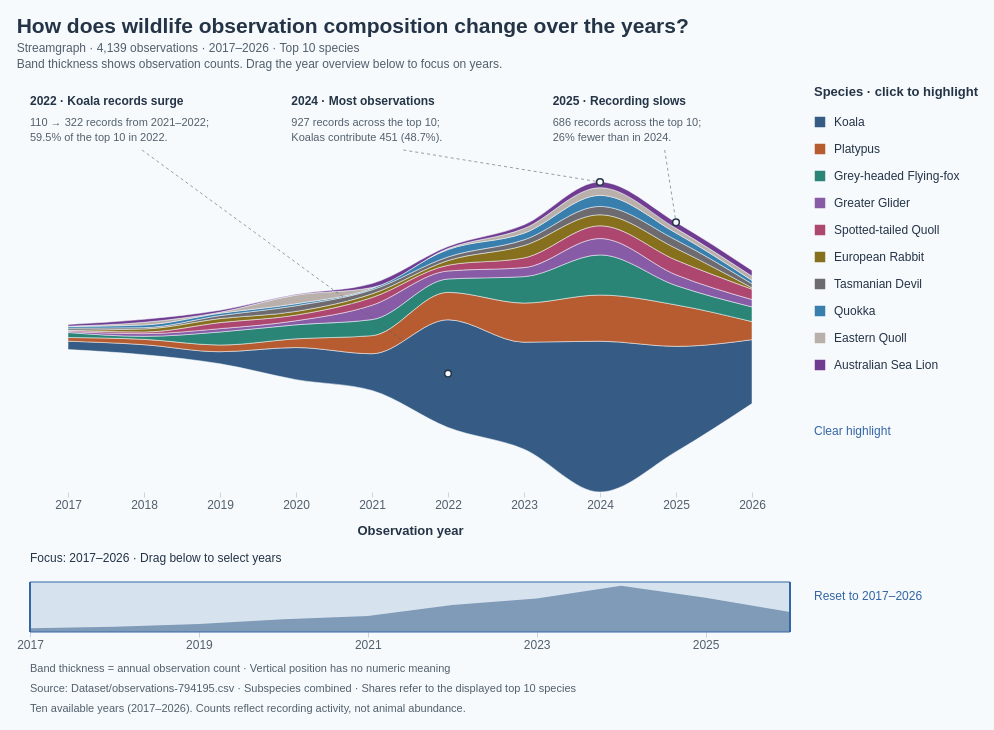

Describe this chart as a Vega-Lite specification.
### Vega specification from a JSON file in a GitHub repository (floating-point values rounded to 4 significant figures)
{"$schema": "https://vega.github.io/schema/vega/v5.json", "description": "Streamgraph of wildlife observation composition in 2017–2026, showing the top ten species selected within the selected observation years, with 4,139 records in the displayed ten available years. Source: Dataset/observations-794195.csv. Species selected by observation count in the selected years; subspecies combined by the first two scientific-name components. Includes records without coordinates. Zero-count species-years retained. Annual counts use observation dates. A centered stack gives a streamgraph: band thickness represents observation count; vertical band position has no numeric meaning. Monotone interpolation smoothly connects the recorded annual values; curves between years are visual interpolation, not additional observations. Tooltip shares use the total of the displayed ten species in the given year. Hover or click bands or legend to highlight; click again, Clear highlight, or Escape clears selection. Counts reflect recording activity, not animal abundance. Drag the annual-total overview below the chart to select an inclusive observation-year range; use Reset to restore 2017–2026. Legend totals cover the full period. Species colours match the ten-species palette in BumpChart.vg.json; species selection uses the selected years; annual counts and legend totals cover 2017–2026. Three in-chart annotations highlight the 2022 Koala increase, the 2024 annual-total peak, and the 2025 decline; anchors use the current centered stack and annotations hide when their year is outside the focus range. Uses the 10 most recent available observation years (2017–2026), including partial 2026.", "width": 760, "height": 400, "padding": 16, "background": "#f7fafc", "title": {"text": "How does wildlife observation composition change over the years?", "subtitle": ["Streamgraph · 4,139 observations · 2017–2026 · Top 10 species", "Band thickness shows observation counts. Drag the year overview below to focus on years."], "anchor": "start", "font": "Arial", "fontSize": 21, "color": "#243447", "subtitleFont": "Arial", "subtitleFontSize": 12, "subtitleColor": "#52606d", "offset": 16, "subtitlePadding": 6, "subtitleLineHeight": 16}, "signals": [{"name": "minYear", "value": 2017}, {"name": "maxYear", "value": 2026}, {"name": "yearRange", "value": [2017, 2026], "on": [{"events": "@brushTarget:mousedown", "update": "[round(clamp(invert('overviewX', x()), minYear, maxYear)), round(clamp(invert('overviewX', x()), minYear, maxYear))]"}, {"events": "[@brushTarget:mousedown, window:mouseup] > window:mousemove!", "update": "[min(brushAnchor, round(clamp(invert('overviewX', x()), minYear, maxYear))), max(brushAnchor, round(clamp(invert('overviewX', x()), minYear, maxYear)))]"}, {"events": "@resetYears:click", "update": "[minYear, maxYear]"}]}, {"name": "brushAnchor", "value": 2017, "on": [{"events": "@brushTarget:mousedown", "update": "round(clamp(invert('overviewX', x()), minYear, maxYear))"}]}, {"name": "hoveredSpecies", "value": null, "on": [{"events": "@speciesAreas:mouseover, @yearPoints:mouseover, @legendSymbols:mouseover, @legendLabels:mouseover", "update": "datum.species"}, {"events": "@speciesAreas:mouseout, @yearPoints:mouseout, @legendSymbols:mouseout, @legendLabels:mouseout", "update": "null"}]}, {"name": "selectedSpecies", "value": null, "on": [{"events": "@speciesAreas:click, @yearPoints:click, @legendSymbols:click, @legendLabels:click", "update": "selectedSpecies == datum.species ? null : datum.species"}, {"events": "@clearHighlight:click", "update": "null"}, {"events": "window:keydown[event.key === 'Escape']", "update": "null"}]}, {"name": "activeSpecies", "update": "hoveredSpecies != null ? hoveredSpecies : selectedSpecies"}], "data": [{"name": "annualCounts", "values": [{"year": 2017, "species": "Koala", "count": 25, "order": 0}, {"year": 2017, "species": "Platypus", "count": 11, "order": 1}, {"year": 2017, "species": "Grey-headed Flying-fox", "count": 15, "order": 2}, {"year": 2017, "species": "Greater Glider", "count": 3, "order": 3}, {"year": 2017, "species": "Spotted-tailed Quoll", "count": 3, "order": 4}, {"year": 2017, "species": "European Rabbit", "count": 1, "order": 5}, {"year": 2017, "species": "Tasmanian Devil", "count": 6, "order": 6}, {"year": 2017, "species": "Quokka", "count": 5, "order": 7}, {"year": 2017, "species": "Eastern Quoll", "count": 1, "order": 8}, {"year": 2017, "species": "Australian Sea Lion", "count": 5, "order": 9}, {"year": 2018, "species": "Koala", "count": 30, "order": 0}, {"year": 2018, "species": "Platypus", "count": 16, "order": 1}, {"year": 2018, "species": "Grey-headed Flying-fox", "count": 9, "order": 2}, {"year": 2018, "species": "Greater Glider", "count": 8, "order": 3}, {"year": 2018, "species": "Spotted-tailed Quoll", "count": 5, "order": 4}, {"year": 2018, "species": "European Rabbit", "count": 9, "order": 5}, {"year": 2018, "species": "Tasmanian Devil", "count": 4, "order": 6}, {"year": 2018, "species": "Quokka", "count": 8, "order": 7}, {"year": 2018, "species": "Eastern Quoll", "count": 8, "order": 8}, {"year": 2018, "species": "Australian Sea Lion", "count": 9, "order": 9}, {"year": 2019, "species": "Koala", "count": 36, "order": 0}, {"year": 2019, "species": "Platypus", "count": 20, "order": 1}, {"year": 2019, "species": "Grey-headed Flying-fox", "count": 39, "order": 2}, {"year": 2019, "species": "Greater Glider", "count": 10, "order": 3}, {"year": 2019, "species": "Spotted-tailed Quoll", "count": 18, "order": 4}, {"year": 2019, "species": "European Rabbit", "count": 12, "order": 5}, {"year": 2019, "species": "Tasmanian Devil", "count": 9, "order": 6}, {"year": 2019, "species": "Quokka", "count": 7, "order": 7}, {"year": 2019, "species": "Eastern Quoll", "count": 3, "order": 8}, {"year": 2019, "species": "Australian Sea Lion", "count": 6, "order": 9}, {"year": 2020, "species": "Koala", "count": 96, "order": 0}, {"year": 2020, "species": "Platypus", "count": 26, "order": 1}, {"year": 2020, "species": "Grey-headed Flying-fox", "count": 42, "order": 2}, {"year": 2020, "species": "Greater Glider", "count": 12, "order": 3}, {"year": 2020, "species": "Spotted-tailed Quoll", "count": 17, "order": 4}, {"year": 2020, "species": "European Rabbit", "count": 11, "order": 5}, {"year": 2020, "species": "Tasmanian Devil", "count": 17, "order": 6}, {"year": 2020, "species": "Quokka", "count": 6, "order": 7}, {"year": 2020, "species": "Eastern Quoll", "count": 26, "order": 8}, {"year": 2020, "species": "Australian Sea Lion", "count": 2, "order": 9}, {"year": 2021, "species": "Koala", "count": 110, "order": 0}, {"year": 2021, "species": "Platypus", "count": 54, "order": 1}, {"year": 2021, "species": "Grey-headed Flying-fox", "count": 48, "order": 2}, {"year": 2021, "species": "Greater Glider", "count": 43, "order": 3}, {"year": 2021, "species": "Spotted-tailed Quoll", "count": 23, "order": 4}, {"year": 2021, "species": "European Rabbit", "count": 11, "order": 5}, {"year": 2021, "species": "Tasmanian Devil", "count": 12, "order": 6}, {"year": 2021, "species": "Quokka", "count": 4, "order": 7}, {"year": 2021, "species": "Eastern Quoll", "count": 3, "order": 8}, {"year": 2021, "species": "Australian Sea Lion", "count": 12, "order": 9}, {"year": 2022, "species": "Koala", "count": 322, "order": 0}, {"year": 2022, "species": "Platypus", "count": 82, "order": 1}, {"year": 2022, "species": "Grey-headed Flying-fox", "count": 40, "order": 2}, {"year": 2022, "species": "Greater Glider", "count": 24, "order": 3}, {"year": 2022, "species": "Spotted-tailed Quoll", "count": 17, "order": 4}, {"year": 2022, "species": "European Rabbit", "count": 14, "order": 5}, {"year": 2022, "species": "Tasmanian Devil", "count": 11, "order": 6}, {"year": 2022, "species": "Quokka", "count": 22, "order": 7}, {"year": 2022, "species": "Eastern Quoll", "count": 3, "order": 8}, {"year": 2022, "species": "Australian Sea Lion", "count": 6, "order": 9}, {"year": 2023, "species": "Koala", "count": 320, "order": 0}, {"year": 2023, "species": "Platypus", "count": 117, "order": 1}, {"year": 2023, "species": "Grey-headed Flying-fox", "count": 79, "order": 2}, {"year": 2023, "species": "Greater Glider", "count": 27, "order": 3}, {"year": 2023, "species": "Spotted-tailed Quoll", "count": 29, "order": 4}, {"year": 2023, "species": "European Rabbit", "count": 37, "order": 5}, {"year": 2023, "species": "Tasmanian Devil", "count": 17, "order": 6}, {"year": 2023, "species": "Quokka", "count": 20, "order": 7}, {"year": 2023, "species": "Eastern Quoll", "count": 14, "order": 8}, {"year": 2023, "species": "Australian Sea Lion", "count": 11, "order": 9}, {"year": 2024, "species": "Koala", "count": 451, "order": 0}, {"year": 2024, "species": "Platypus", "count": 138, "order": 1}, {"year": 2024, "species": "Grey-headed Flying-fox", "count": 120, "order": 2}, {"year": 2024, "species": "Greater Glider", "count": 49, "order": 3}, {"year": 2024, "species": "Spotted-tailed Quoll", "count": 38, "order": 4}, {"year": 2024, "species": "European Rabbit", "count": 33, "order": 5}, {"year": 2024, "species": "Tasmanian Devil", "count": 25, "order": 6}, {"year": 2024, "species": "Quokka", "count": 33, "order": 7}, {"year": 2024, "species": "Eastern Quoll", "count": 23, "order": 8}, {"year": 2024, "species": "Australian Sea Lion", "count": 17, "order": 9}, {"year": 2025, "species": "Koala", "count": 315, "order": 0}, {"year": 2025, "species": "Platypus", "count": 124, "order": 1}, {"year": 2025, "species": "Grey-headed Flying-fox", "count": 58, "order": 2}, {"year": 2025, "species": "Greater Glider", "count": 32, "order": 3}, {"year": 2025, "species": "Spotted-tailed Quoll", "count": 44, "order": 4}, {"year": 2025, "species": "European Rabbit", "count": 35, "order": 5}, {"year": 2025, "species": "Tasmanian Devil", "count": 25, "order": 6}, {"year": 2025, "species": "Quokka", "count": 21, "order": 7}, {"year": 2025, "species": "Eastern Quoll", "count": 14, "order": 8}, {"year": 2025, "species": "Australian Sea Lion", "count": 18, "order": 9}, {"year": 2026, "species": "Koala", "count": 191, "order": 0}, {"year": 2026, "species": "Platypus", "count": 54, "order": 1}, {"year": 2026, "species": "Grey-headed Flying-fox", "count": 44, "order": 2}, {"year": 2026, "species": "Greater Glider", "count": 22, "order": 3}, {"year": 2026, "species": "Spotted-tailed Quoll", "count": 31, "order": 4}, {"year": 2026, "species": "European Rabbit", "count": 4, "order": 5}, {"year": 2026, "species": "Tasmanian Devil", "count": 12, "order": 6}, {"year": 2026, "species": "Quokka", "count": 10, "order": 7}, {"year": 2026, "species": "Eastern Quoll", "count": 13, "order": 8}, {"year": 2026, "species": "Australian Sea Lion", "count": 17, "order": 9}]}, {"name": "legendEntries", "values": [{"species": "Koala", "order": 0, "total": 1896}, {"species": "Platypus", "order": 1, "total": 642}, {"species": "Grey-headed Flying-fox", "order": 2, "total": 494}, {"species": "Greater Glider", "order": 3, "total": 230}, {"species": "Spotted-tailed Quoll", "order": 4, "total": 225}, {"species": "European Rabbit", "order": 5, "total": 167}, {"species": "Tasmanian Devil", "order": 6, "total": 138}, {"species": "Quokka", "order": 7, "total": 136}, {"species": "Eastern Quoll", "order": 8, "total": 108}, {"species": "Australian Sea Lion", "order": 9, "total": 103}]}, {"name": "focusedCounts", "source": "annualCounts", "transform": [{"type": "filter", "expr": "datum.year >= yearRange[0] && datum.year <= yearRange[1]"}, {"type": "joinaggregate", "groupby": ["year"], "fields": ["count"], "ops": ["sum"], "as": ["yearTotal"]}, {"type": "stack", "groupby": ["year"], "field": "count", "sort": {"field": "order", "order": "ascending"}, "as": ["y0", "y1"], "offset": "center"}]}, {"name": "yearTotals", "source": "annualCounts", "transform": [{"type": "aggregate", "groupby": ["year"], "fields": ["count"], "ops": ["sum"], "as": ["total"]}]}, {"name": "insightAnnotations", "source": "focusedCounts", "transform": [{"type": "filter", "expr": "(datum.year == 2022 && datum.species == 'Koala') || ((datum.year == 2024 || datum.year == 2025) && datum.order == 9)"}, {"type": "formula", "expr": "datum.year == 2022 ? 0 : datum.year == 2024 ? width / 3 + 8 : 2 * width / 3 + 16", "as": "labelX"}, {"type": "formula", "expr": "datum.year == 2022 ? '2022 · Koala records surge' : datum.year == 2024 ? '2024 · Most observations' : '2025 · Recording slows'", "as": "heading"}, {"type": "formula", "expr": "datum.year == 2022 ? '110 → 322 records from 2021–2022;' : datum.year == 2024 ? '927 records across the top 10;' : '686 records across the top 10;'", "as": "detail"}, {"type": "formula", "expr": "datum.year == 2022 ? '59.5% of the top 10 in 2022.' : datum.year == 2024 ? 'Koalas contribute 451 (48.7%).' : '26% fewer than in 2024.'", "as": "detail2"}, {"type": "formula", "expr": "datum.year == 2022 ? (datum.y0 + datum.y1) / 2 : datum.y1", "as": "anchorY"}]}], "scales": [{"name": "x", "type": "linear", "domain": {"signal": "[yearRange[0] - 0.5, yearRange[1] + 0.5]"}, "range": "width", "zero": false, "nice": false}, {"name": "y", "type": "linear", "domain": {"data": "focusedCounts", "fields": ["y0", "y1"]}, "range": [{"signal": "height"}, 90], "zero": true, "nice": false}, {"name": "color", "type": "ordinal", "domain": ["Koala", "Platypus", "Grey-headed Flying-fox", "Greater Glider", "Spotted-tailed Quoll", "European Rabbit", "Quokka", "Tasmanian Devil", "Eastern Barred Bandicoot", "Numbat", "Australian Sea Lion", "Eastern Quoll"], "range": ["#365B85", "#B65C30", "#2A8576", "#885BA6", "#AD4770", "#86701D", "#397FAD", "#6D6B70", "#C17A24", "#5146A0", "#6f3c91", "#bab0ab"]}, {"name": "overviewX", "type": "linear", "domain": [2017, 2026], "range": "width", "zero": false}, {"name": "overviewY", "type": "linear", "domain": {"data": "yearTotals", "field": "total"}, "range": [{"signal": "height + 140"}, {"signal": "height + 90"}], "zero": true, "nice": true}], "axes": [{"scale": "x", "orient": "bottom", "title": "Observation year", "format": "d", "labelOverlap": true, "domain": false, "tickColor": "#c9d4df", "labelColor": "#52606d", "titleColor": "#243447", "titlePadding": 14, "tickCount": {"signal": "min(10, yearRange[1] - yearRange[0] + 1)"}, "tickMinStep": 1}, {"scale": "overviewX", "orient": "bottom", "offset": 140, "format": "d", "tickCount": 8, "labelOverlap": true, "title": null, "values": [2017, 2018, 2019, 2020, 2021, 2022, 2023, 2024, 2025, 2026], "domain": false, "tickColor": "#c9d4df", "labelColor": "#52606d"}], "marks": [{"name": "series", "type": "group", "from": {"facet": {"name": "seriesData", "data": "focusedCounts", "groupby": "species"}}, "marks": [{"name": "speciesAreas", "type": "area", "encode": {"update": {"x": {"scale": "x", "field": "year"}, "y": {"scale": "y", "field": "y1"}, "y2": {"scale": "y", "field": "y0"}, "fill": {"scale": "color", "field": "species"}, "fillOpacity": {"signal": "activeSpecies == null || activeSpecies == datum.species ? 1 : 0.16"}, "stroke": {"value": "#f7fafc"}, "strokeWidth": {"value": 0.5}, "cursor": {"value": "pointer"}, "tooltip": {"signal": "{'Species': datum.species, 'Year': datum.year, 'Observations': datum.count, 'Top 10 species in year': datum.yearTotal, 'Share of top 10 in year': datum.yearTotal ? format(datum.count / datum.yearTotal, '.1%') : 'No observations'}"}, "interpolate": {"value": "monotone"}, "description": {"signal": "datum.species + ', ' + datum.year + ': ' + datum.count + ' observations, ' + format(datum.count / datum.yearTotal, '.1%') + ' of the top ten species'"}}}, "from": {"data": "seriesData"}, "sort": {"field": "datum.year"}}]}, {"name": "yearPoints", "type": "symbol", "encode": {"update": {"x": {"scale": "x", "field": "year"}, "y": {"signal": "scale('y', (datum.y0 + datum.y1) / 2)"}, "size": {"value": 65}, "fill": {"scale": "color", "field": "species"}, "opacity": {"signal": "yearRange[0] == yearRange[1] ? (activeSpecies == null || activeSpecies == datum.species ? 1 : 0.16) : 0"}, "stroke": {"value": "#f7fafc"}, "strokeWidth": {"value": 1.5}, "cursor": {"value": "pointer"}, "tooltip": {"signal": "{'Species': datum.species, 'Year': datum.year, 'Observations': datum.count, 'Top 10 species in year': datum.yearTotal, 'Share of top 10 in year': datum.yearTotal ? format(datum.count / datum.yearTotal, '.1%') : 'No observations'}"}}}, "from": {"data": "focusedCounts"}}, {"name": "insightLeaders", "type": "rule", "interactive": false, "from": {"data": "insightAnnotations"}, "encode": {"update": {"x": {"signal": "datum.labelX + 112"}, "y": {"value": 58}, "x2": {"scale": "x", "field": "year"}, "y2": {"scale": "y", "field": "anchorY"}, "stroke": {"value": "#52606d"}, "strokeWidth": {"value": 1}, "strokeDash": {"value": [3, 3]}, "opacity": {"value": 0.6}}}}, {"name": "insightAnchors", "type": "symbol", "interactive": false, "from": {"data": "insightAnnotations"}, "encode": {"update": {"x": {"scale": "x", "field": "year"}, "y": {"scale": "y", "field": "anchorY"}, "size": {"value": 45}, "fill": {"value": "#f7fafc"}, "stroke": {"value": "#243447"}, "strokeWidth": {"value": 1.5}}}}, {"name": "insightHeadings", "type": "text", "interactive": false, "from": {"data": "insightAnnotations"}, "encode": {"update": {"x": {"field": "labelX"}, "y": {"value": 4}, "baseline": {"value": "top"}, "text": {"field": "heading"}, "fontSize": {"value": 12}, "fontWeight": {"value": "bold"}, "fill": {"value": "#243447"}}}}, {"name": "insightDetails", "type": "text", "interactive": false, "from": {"data": "insightAnnotations"}, "encode": {"update": {"x": {"field": "labelX"}, "y": {"value": 25}, "baseline": {"value": "top"}, "text": {"field": "detail"}, "fontSize": {"value": 11}, "fill": {"value": "#52606d"}}}}, {"name": "insightDetailsSecondLine", "type": "text", "interactive": false, "from": {"data": "insightAnnotations"}, "encode": {"update": {"x": {"field": "labelX"}, "y": {"value": 40}, "baseline": {"value": "top"}, "text": {"field": "detail2"}, "fontSize": {"value": 11}, "fill": {"value": "#52606d"}}}}, {"name": "legendTitle", "type": "text", "encode": {"update": {"x": {"signal": "width + 24"}, "y": {"value": 4}, "text": {"value": "Species · click to highlight"}, "fontWeight": {"value": "bold"}, "fill": {"value": "#243447"}, "fontSize": {"value": 13}}}, "interactive": false}, {"name": "legendSymbols", "type": "symbol", "encode": {"update": {"x": {"signal": "width + 30"}, "y": {"signal": "30 + datum.order * 27"}, "shape": {"value": "square"}, "size": {"value": 110}, "fill": {"scale": "color", "field": "species"}, "opacity": {"signal": "activeSpecies == null || activeSpecies == datum.species ? 1 : 0.16"}, "stroke": {"signal": "selectedSpecies == datum.species ? '#243447' : 'transparent'"}, "strokeWidth": {"value": 2}, "cursor": {"value": "pointer"}, "tooltip": {"signal": "{'Species': datum.species, 'Observations (2017–2026)': datum.total}"}}}, "from": {"data": "legendEntries"}}, {"name": "legendLabels", "type": "text", "encode": {"update": {"x": {"signal": "width + 44"}, "y": {"signal": "30 + datum.order * 27"}, "baseline": {"value": "middle"}, "text": {"field": "species"}, "fontSize": {"value": 12}, "fill": {"value": "#243447"}, "opacity": {"signal": "activeSpecies == null || activeSpecies == datum.species ? 1 : 0.16"}, "fontWeight": {"signal": "selectedSpecies == datum.species ? 'bold' : 'normal'"}, "cursor": {"value": "pointer"}}}, "from": {"data": "legendEntries"}}, {"name": "clearHighlight", "type": "text", "encode": {"update": {"x": {"signal": "width + 24"}, "y": {"value": 343}, "text": {"value": "Clear highlight"}, "fill": {"value": "#3366a6"}, "fontSize": {"value": 12}, "cursor": {"value": "pointer"}}}}, {"name": "scopeNote", "type": "text", "encode": {"update": {"x": {"value": 0}, "y": {"signal": "height + 220"}, "text": {"value": "Ten available years (2017–2026). Counts reflect recording activity, not animal abundance."}, "fontSize": {"value": 11}, "fill": {"value": "#52606d"}}}, "interactive": false}, {"type": "text", "interactive": false, "encode": {"update": {"x": {"value": 0}, "y": {"signal": "height + 180"}, "text": {"value": "Band thickness = annual observation count · Vertical position has no numeric meaning"}, "fontSize": {"value": 11}, "fill": {"value": "#52606d"}}}}, {"type": "text", "interactive": false, "encode": {"update": {"x": {"value": 0}, "y": {"signal": "height + 200"}, "text": {"value": "Source: Dataset/observations-794195.csv · Subspecies combined · Shares refer to the displayed top 10 species"}, "fontSize": {"value": 11}, "fill": {"value": "#52606d"}}}}, {"name": "focusLabel", "type": "text", "encode": {"update": {"x": {"value": 0}, "y": {"signal": "height + 70"}, "text": {"signal": "'Focus: ' + yearRange[0] + '–' + yearRange[1] + ' · Drag below to select years'"}, "fontSize": {"value": 12}, "fill": {"value": "#243447"}}}, "interactive": false}, {"name": "overview", "type": "area", "encode": {"update": {"x": {"scale": "overviewX", "field": "year"}, "y": {"scale": "overviewY", "field": "total"}, "y2": {"signal": "height + 140"}, "fill": {"value": "#8fa6bb"}}}, "interactive": false, "sort": {"field": "datum.year"}, "from": {"data": "yearTotals"}}, {"name": "brushSelection", "type": "rect", "encode": {"update": {"x": {"signal": "scale('overviewX', yearRange[0])"}, "x2": {"signal": "scale('overviewX', yearRange[1])"}, "y": {"signal": "height + 90"}, "y2": {"signal": "height + 140"}, "fill": {"value": "#3366a6"}, "fillOpacity": {"value": 0.16}, "stroke": {"value": "#3366a6"}}}, "interactive": false}, {"name": "brushEdge0", "type": "rule", "encode": {"update": {"x": {"signal": "scale('overviewX', yearRange[0])"}, "y": {"signal": "height + 90"}, "y2": {"signal": "height + 140"}, "stroke": {"value": "#3366a6"}, "strokeWidth": {"value": 2}}}, "interactive": false}, {"name": "brushEdge1", "type": "rule", "encode": {"update": {"x": {"signal": "scale('overviewX', yearRange[1])"}, "y": {"signal": "height + 90"}, "y2": {"signal": "height + 140"}, "stroke": {"value": "#3366a6"}, "strokeWidth": {"value": 2}}}, "interactive": false}, {"name": "brushTarget", "type": "rect", "encode": {"update": {"x": {"value": 0}, "width": {"signal": "width"}, "y": {"signal": "height + 90"}, "height": {"value": 50}, "fill": {"value": "transparent"}, "cursor": {"value": "crosshair"}}}}, {"name": "resetYears", "type": "text", "encode": {"update": {"x": {"signal": "width + 24"}, "y": {"signal": "height + 108"}, "text": {"value": "Reset to 2017–2026"}, "fill": {"value": "#3366a6"}, "fontSize": {"value": 12}, "cursor": {"value": "pointer"}}}}], "config": {"text": {"font": "Arial"}, "axis": {"labelFont": "Arial", "titleFont": "Arial", "labelFontSize": 12, "titleFontSize": 13, "labelColor": "#52606d", "titleColor": "#243447", "titlePadding": 12, "domainColor": "#bac7d3", "tickColor": "#bac7d3"}}, "usermeta": {"observationWindow": {"source": "Dataset/observations-794195.csv", "dateField": "observed_on", "years": [2017, 2018, 2019, 2020, 2021, 2022, 2023, 2024, 2025, 2026], "yearCount": 10, "includesPartialLatestYear": true}}}
